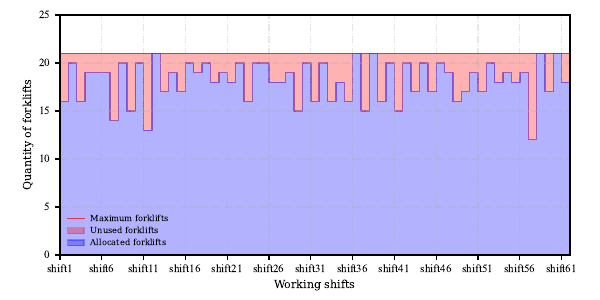

Reproduce this figure in Python.
import pandas as pd
import matplotlib.pyplot as plt
import numpy as np


# 读取数据
file_path = 'ManpowerShiftSchedule_5obj.csv'
df = pd.read_csv(file_path)

# 设置参数
maximum_forklifts = 21

# 计算每班的工人数量
shift_forklifts_am = df['Dock_Forklift_am'].values + df['In_Forklift_am'].values + df['Out_Forklift_am'].values
shift_forklifts_pm = df['Dock_Forklift_pm'].values + df['In_Forklift_pm'].values + df['Out_Forklift_pm'].values

# 创建图形
fig, ax = plt.subplots(figsize=(6, 3), dpi=800)

# 绘制最大工人数线
ax.axhline(maximum_forklifts, color='red', linewidth=1, label='Maximum forklifts', alpha=0.7)
shift_forklifts = np.dstack((shift_forklifts_am, shift_forklifts_pm)).flatten()

# 填充gap区域
ax.fill_between(range(len(shift_forklifts)), shift_forklifts, maximum_forklifts, step='post', alpha=0.3, color='red', label='Unused forklifts')
ax.fill_between(range(len(shift_forklifts)), 0, shift_forklifts, step='post', alpha=0.3, color='blue', label='Allocated forklifts')

# 设置图表标题和轴标签
plt.grid(True, linestyle='-.', alpha=0.3)
plt.xlabel('Working shifts', fontproperties={'family': 'serif', 'size': 8, 'style': 'normal'},)
plt.ylabel('Quantity of forklifts', fontproperties={'family': 'serif', 'size': 8, 'style': 'normal'},)
ax.tick_params(axis='both', which='major', labelsize=8)

plt.xlim([0, len(shift_forklifts)-1])
plt.ylim([0, 25])

# 设置x轴刻度和标签
ticks = np.arange(0, len(shift_forklifts), 5)  # 每5天设置一个刻度
tick_labels = [f'shift{i+1}' for i in ticks]  # 生成刻度标签列表
ax.set_xticks(ticks)  # 设置刻度位置
ax.set_xticklabels(tick_labels, rotation=0)  # 设置刻度标签，rotation=0使其水平显示

# 添加图例
font_props = {'family': 'serif', 'size': 6, 'style': 'normal'}
plt.legend(prop=font_props, frameon=False, loc='best')

# 显示图形
plt.tight_layout()  # 可以加上这个调整布局，以防止x轴标签被剪切
# 调整边距和布局
plt.subplots_adjust(left=0.10, right=0.95, top=0.95, bottom=0.15, wspace=0.01, hspace=0.01)

# 保存图像
plt.savefig('Unused forklifts_5obj.pdf', dpi=800, pad_inches=0)
plt.show()